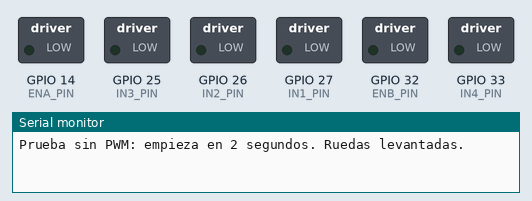
A sketch run on a simulated ESP32. On the bench: switched loads named in the sketch (green lamp = pin HIGH), the last lines printed to the serial monitor.

Above: at 0.1 s.
At 2.8 s:
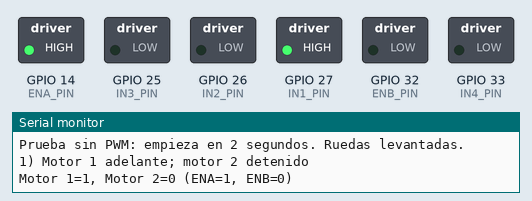
At 5.7 s:
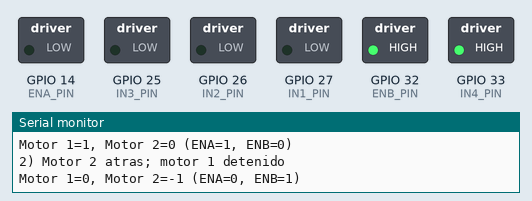
At 8.6 s:
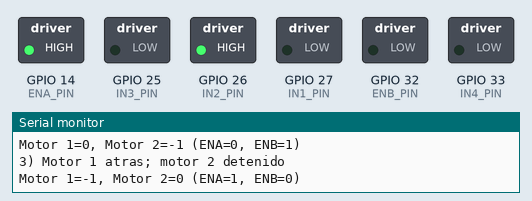
At 11.5 s:
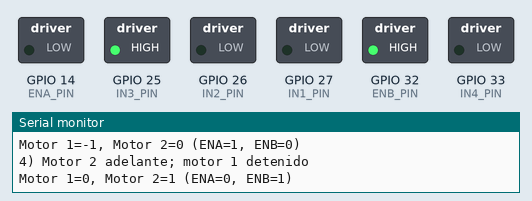
At 17.3 s:
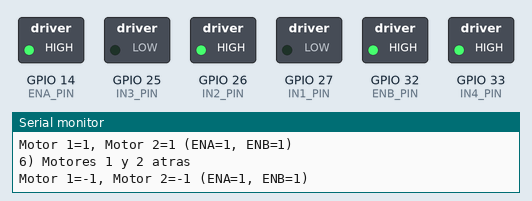
Timing chart, 0 to 20.2 s (numbered marks = the images above):
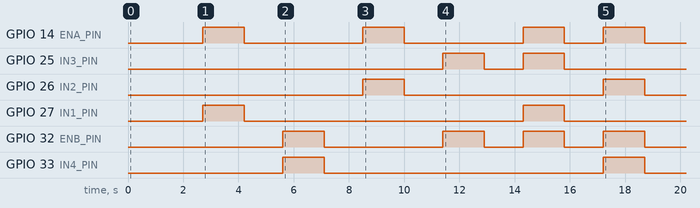

The sketch:

prueba_motores_willy_sin_pwm.ino
```cpp
// Prueba de motores a habilitacion fija (sin PWM).
// Mantener retirados los jumpers ENA y ENB.
// GPIO14 -> ENA, GPIO32 -> ENB.
// Motor 1: OUT1/OUT2. Motor 2: OUT3/OUT4.
// Alimentar los motores por Vs/+12V y GND del L298N; unir GND con el ESP32.

constexpr uint8_t ENA_PIN = 14;
constexpr uint8_t IN1_PIN = 27;
constexpr uint8_t IN2_PIN = 26;
constexpr uint8_t ENB_PIN = 32;
constexpr uint8_t IN3_PIN = 25;
constexpr uint8_t IN4_PIN = 33;

constexpr uint32_t MOVE_TIME_MS = 1500;
constexpr uint32_t PAUSE_TIME_MS = 700;

void setMotor(int direction, uint8_t inA, uint8_t inB, uint8_t enablePin) {
  // Deshabilita el canal mientras cambia de direccion.
  digitalWrite(enablePin, LOW);

  if (direction > 0) {
    digitalWrite(inA, HIGH);
    digitalWrite(inB, LOW);
  } else if (direction < 0) {
    digitalWrite(inA, LOW);
    digitalWrite(inB, HIGH);
  } else {
    digitalWrite(inA, LOW);
    digitalWrite(inB, LOW);
  }

  // Sin PWM: HIGH habilita el canal a maxima potencia disponible.
  digitalWrite(enablePin, direction == 0 ? LOW : HIGH);
}

void setMotors(int motor1Direction, int motor2Direction) {
  setMotor(motor1Direction, IN1_PIN, IN2_PIN, ENA_PIN);
  setMotor(motor2Direction, IN3_PIN, IN4_PIN, ENB_PIN);
}

void stopMotors() {
  setMotors(0, 0);
}

void testStep(const char *description, int motor1Direction, int motor2Direction) {
  stopMotors();
  delay(PAUSE_TIME_MS);

  Serial.println(description);
  setMotors(motor1Direction, motor2Direction);
  Serial.printf("Motor 1=%d, Motor 2=%d (ENA=%d, ENB=%d)\n",
                motor1Direction, motor2Direction,
                digitalRead(ENA_PIN), digitalRead(ENB_PIN));
  delay(MOVE_TIME_MS);

  stopMotors();
  delay(PAUSE_TIME_MS);
}

void setup() {
  Serial.begin(115200);

  pinMode(ENA_PIN, OUTPUT);
  pinMode(IN1_PIN, OUTPUT);
  pinMode(IN2_PIN, OUTPUT);
  pinMode(ENB_PIN, OUTPUT);
  pinMode(IN3_PIN, OUTPUT);
  pinMode(IN4_PIN, OUTPUT);
  stopMotors();

  Serial.println("Prueba sin PWM: empieza en 2 segundos. Ruedas levantadas.");
  delay(2000);

  testStep("1) Motor 1 adelante; motor 2 detenido", 1, 0);
  testStep("2) Motor 2 atras; motor 1 detenido", 0, -1);
  testStep("3) Motor 1 atras; motor 2 detenido", -1, 0);
  testStep("4) Motor 2 adelante; motor 1 detenido", 0, 1);
  testStep("5) Motores 1 y 2 adelante", 1, 1);
  testStep("6) Motores 1 y 2 atras", -1, -1);

  stopMotors();
  Serial.println("Prueba terminada; motores detenidos.");
}

void loop() {
  // La secuencia se ejecuta una sola vez al arrancar o reiniciar.
  delay(1000);
}
```
